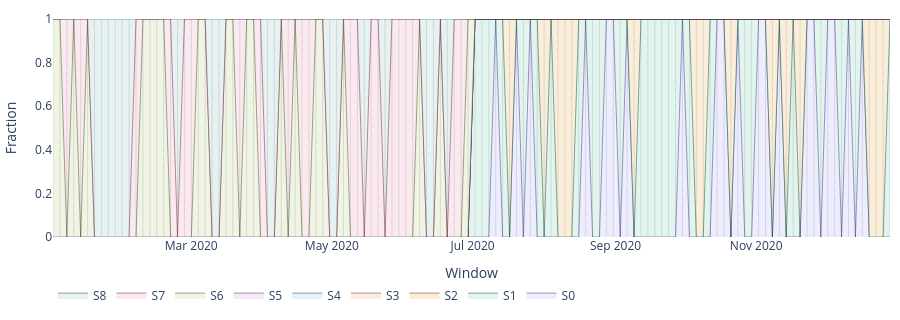
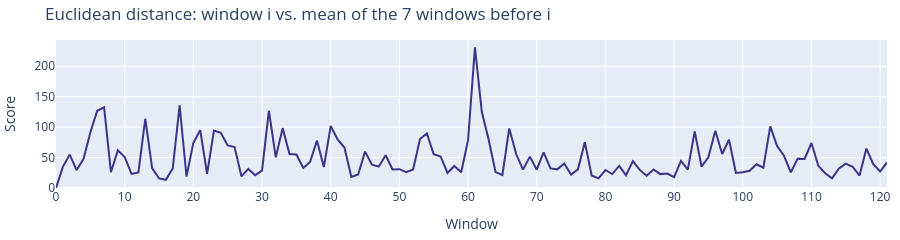

Notebook code for these charts, in order:
### Code cell
dist_fig = kairo.plot_state_distribution(result.distribution, result.states)
kairo.add_window_boundaries(dist_fig, result.distribution["window_start"])
dist_fig.show()

signal_fig = kairo.plot_drift_signal(
    result.signal, title="Euclidean distance: window i vs. mean of the 7 windows before i")
signal_fig.show()   # the three injected drifts should stand out
